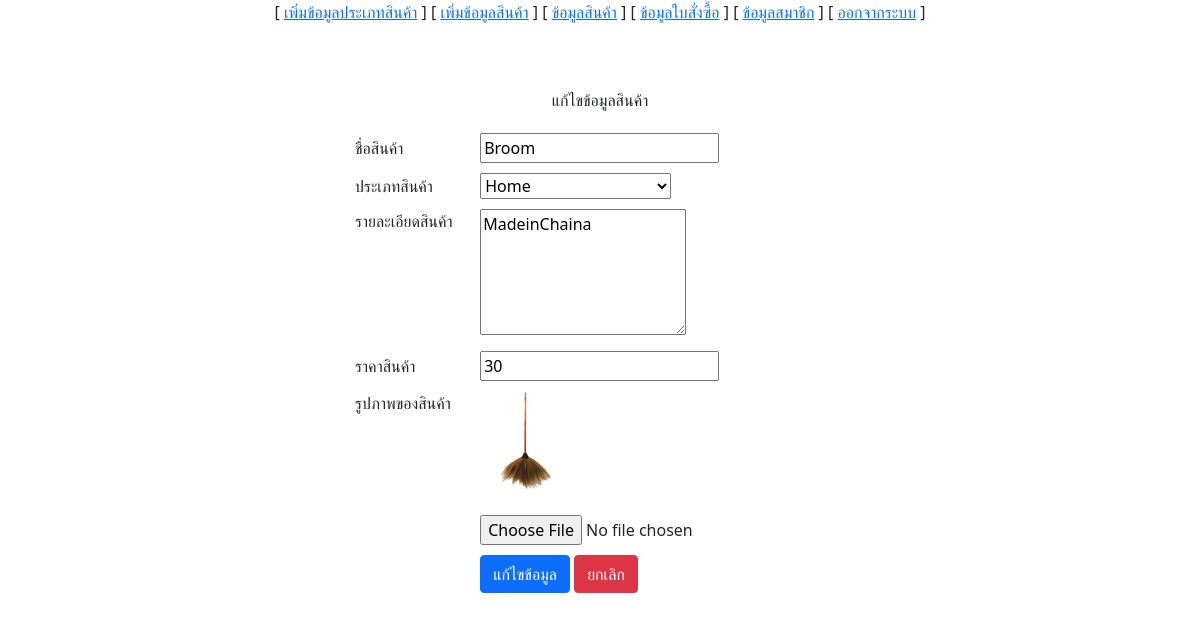
Screenshot of /admin_edit1_product.php?id=2 (signed in) with the database file from the repository.
### tables this page shows
CREATE TABLE IF NOT EXISTS `product` (
  `product_id` int(11) NOT NULL AUTO_INCREMENT,
  `product_name` varchar(60) DEFAULT NULL,
  `type_id` int(11) DEFAULT NULL,
  `product_detail` text DEFAULT NULL,
  `product_price` int(11) DEFAULT NULL,
  `product_image` varchar(60) DEFAULT NULL,
  PRIMARY KEY (`product_id`)
);

### admin_edit1_product.php (the view, shortened to what this page needs)
<?php
 include('bootstrap.php');
 include "admin_menu.php";
 include "connect.php";
 $id = $_GET["id"];
 $sql = "select * from product where product_id = $id";
 $ex = mysqli_query($conn,$sql);
 $rs=mysqli_fetch_array($ex);
?>
<meta http-equiv="Content-Type" content="text/html; charset=utf-8" /> <html>
<body><br><br>
<p align="center">แก้ไขข้อมูลสินค้า </p>
<form action="admin_edit2_product.php" method="post"
enctype="multipart/form-data">
 <table width="500" border="0" align="center" cellpadding="5">  <tr>
 <td>ชื่อสินค้า</td>
 <td><input name="pname" type="text"
value="<?=$rs['product_name']?>"></td>
 </tr>
 <tr>
 <td>ประเภทสินค้า</td>
 <td><select name="ptype" >
<?php
 $sql_type = "select * from product_type";
 $ex_type = mysqli_query($conn, $sql_type);
 while ($rs_type=mysqli_fetch_array($ex_type)) {
 if ($rs_type['type_id'] == $rs['type_id']) {
?>
<option value="<?=$rs_type['type_id']?>"
selected><?=$rs_type['type_name']?></option>
<?php
 } else {
?>
 <option
value="<?=$rs_type['type_id']?>"><?=$rs_type['type_name']?></option> <?php
 }
 }
?>
 </select>
 </td>
 </tr>
 <tr>
 <td valign="top">รายละเอียดสินค้า </td>
 <td><textarea name="pdetail"
rows="5" ><?=$rs['product_detail']?></textarea></td>
 </tr>
 <tr>
 <td>ราคาสินค้า</td>
 <td><input name="pprice" type="text"
value="<?=$rs['product_price']?>"></td>
 </tr>
 <tr>
 <td valign="top">รูปภาพของสินค้า</td>
 <td><img src="images/<?=$rs['product_image']?>" width="100"><br><br>  <input name="pimageold" type="hidden"
 <input name="pimage" type="file"></td>
 </tr>
 <tr>
 <td>&nbsp;</td>
 <td><input type="hidden" name="pid" value="<?=$rs['product_id']?>">  <input type="submit" value="แก้ไขข้อมูล" class="btn btn-primary"> <input type="button"  value="ยกเลิก" onClick="history.back(0)" class="btn btn-danger"></td>
 </tr>
 </table>
 <p>&nbsp;</p>
</form>
</body>
</html>

### rows the page displays
product: pname "Broom", pdetail "MadeinChaina", pprice "30", product_image (picture)

### other values shown
form field ptype "Home"
